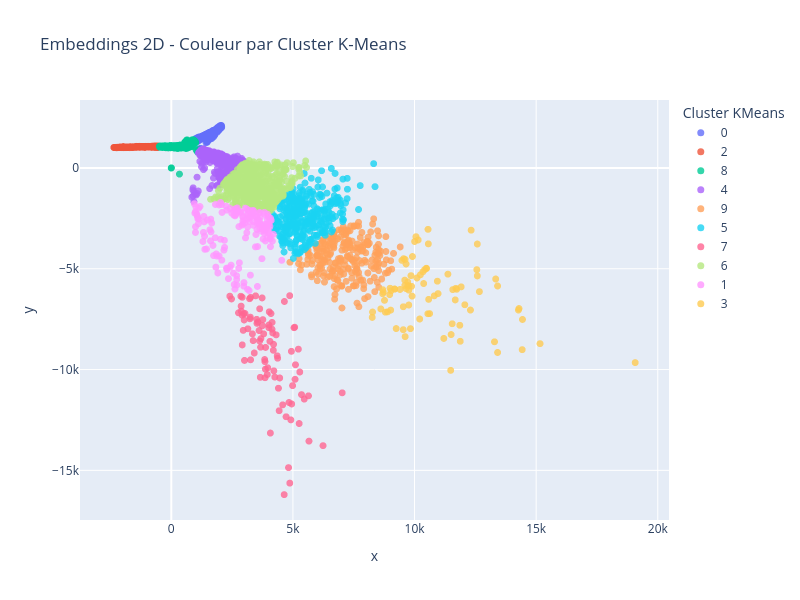

Notebook cell for this chart:
### Code cell
# Transformation inverse des postes (entiers → noms)
noms = df2.loc[X.index, "Joueur"]
postes_reels = label_encoder.inverse_transform(y_encoded)

df_visu = pd.DataFrame({
    "x": embeddings[:, 0],
    "y": embeddings[:, 1],
    "Poste réel": postes_reels,
    "Cluster KMeans": cluster_labels.astype(str), 
    "Joueur": noms.values
})

fig2 = px.scatter(
    df_visu, x="x", y="y",
    color="Cluster KMeans",
    hover_name="Joueur",
    title="Embeddings 2D - Couleur par Cluster K-Means",
    width=800, height=600
)
fig2.update_traces(marker=dict(size=7, opacity=0.8))
fig2.show()

### Figure 1 — Plotly figure (JSON) as saved in the notebook; plotly's stock layout.template omitted (floating-point values rounded to 4 significant figures; data arrays with more than 128 entries replaced by an {"elided": "..."} marker saying what was removed)
{"data": [{"hovertemplate": "<b>%{hovertext}</b><br><br>Cluster KMeans=0<br>x=%{x}<br>y=%{y}<extra></extra>", "hovertext": {"elided": "1248 str values"}, "legendgroup": "0", "marker": {"color": "#636efa", "opacity": 0.8, "size": 7, "symbol": "circle"}, "mode": "markers", "name": "0", "showlegend": true, "type": "scattergl", "x": {"elided": "1248 float values"}, "xaxis": "x", "y": {"elided": "1248 float values"}, "yaxis": "y"}, {"hovertemplate": "<b>%{hovertext}</b><br><br>Cluster KMeans=2<br>x=%{x}<br>y=%{y}<extra></extra>", "hovertext": {"elided": "846 str values"}, "legendgroup": "2", "marker": {"color": "#EF553B", "opacity": 0.8, "size": 7, "symbol": "circle"}, "mode": "markers", "name": "2", "showlegend": true, "type": "scattergl", "x": {"elided": "846 float values"}, "xaxis": "x", "y": {"elided": "846 float values"}, "yaxis": "y"}, {"hovertemplate": "<b>%{hovertext}</b><br><br>Cluster KMeans=8<br>x=%{x}<br>y=%{y}<extra></extra>", "hovertext": {"elided": "1769 str values"}, "legendgroup": "8", "marker": {"color": "#00cc96", "opacity": 0.8, "size": 7, "symbol": "circle"}, "mode": "markers", "name": "8", "showlegend": true, "type": "scattergl", "x": {"elided": "1769 float values"}, "xaxis": "x", "y": {"elided": "1769 float values"}, "yaxis": "y"}, {"hovertemplate": "<b>%{hovertext}</b><br><br>Cluster KMeans=4<br>x=%{x}<br>y=%{y}<extra></extra>", "hovertext": {"elided": "974 str values"}, "legendgroup": "4", "marker": {"color": "#ab63fa", "opacity": 0.8, "size": 7, "symbol": "circle"}, "mode": "markers", "name": "4", "showlegend": true, "type": "scattergl", "x": {"elided": "974 float values"}, "xaxis": "x", "y": {"elided": "974 float values"}, "yaxis": "y"}, {"hovertemplate": "<b>%{hovertext}</b><br><br>Cluster KMeans=9<br>x=%{x}<br>y=%{y}<extra></extra>", "hovertext": {"elided": "246 str values"}, "legendgroup": "9", "marker": {"color": "#FFA15A", "opacity": 0.8, "size": 7, "symbol": "circle"}, "mode": "markers", "name": "9", "showlegend": true, "type": "scattergl", "x": {"elided": "246 float values"}, "xaxis": "x", "y": {"elided": "246 float values"}, "yaxis": "y"}, {"hovertemplate": "<b>%{hovertext}</b><br><br>Cluster KMeans=5<br>x=%{x}<br>y=%{y}<extra></extra>", "hovertext": {"elided": "342 str values"}, "legendgroup": "5", "marker": {"color": "#19d3f3", "opacity": 0.8, "size": 7, "symbol": "circle"}, "mode": "markers", "name": "5", "showlegend": true, "type": "scattergl", "x": {"elided": "342 float values"}, "xaxis": "x", "y": {"elided": "342 float values"}, "yaxis": "y"}, {"hovertemplate": "<b>%{hovertext}</b><br><br>Cluster KMeans=7<br>x=%{x}<br>y=%{y}<extra></extra>", "hovertext": ["Antonio Adán", "Andrew", "Paulo Vítor Fagundes dos Anjos", "Gabriel Batista", "Ricardo Batista", "Rafael Bracalli", "Fabijan Buntić", "Diogo Costa", "Ignacio De Arruabarrena", "Jhonatan", "Luiz Lúcio Reis Júnior", "Daniel Leite", "Matheus", "Kosuke Nakamura", "Bruno Varela", "Odisseas Vlachodimos", "Vasilios Barkas", "Walter Benítez", "Justin Bijlow", "Jasper Cillessen", "Jeffrey De Lange", "Mickey van der Hart", "Stijn van Gassel", "Nick Olij", "Ivor Pandur", "Robbin Ruiter", "Gerónimo Rulli", "Kjell Scherpen", "Filip Stankovic", "Lars Unnerstall", "Etienne Vaessen", "Michael Verrips", "João Virgínia", "Bento", "Rafael Cabral", "Cássio", "Gabriel Chapecó", "Éverson", "Marcos Felipe", "Gabriel", "Léo Jardim", "João Paulo", "Lucas Perri", "Rafael Pires", "Cleiton Schwengber", "Tadeu", "Walter", "Wéverton", "Luis Barraza", "Roman Bürki", "Drake Callender", "Roman Celentano", "Steve Clark", "Carlos Coronel", "Stefan Frei", "Pedro Gallese", "Brad Guzan", "Kristijan Kahlina", "Zac MacMath", "Tyler Miller", "Maarten Paes", "Patrick Schulte", "Jonathan Sirois", "Dayne St. Clair", "Brad Stuver", "Yohei Takaoka", "Joe Willis", "Ryan Allsop", "Ben Amos", "Daniel Bachmann", "Jack Bonham", "Seny Dieng", "Wes Foderingham", "Angus Gunn", "Ethan Horvath", "Viktor Johansson", "Thomas Kaminski", "George Long", "Joe Lumley", "Chris Maxwell", "Arijanet Muric", "Lee Nicholls", "Max O'Leary", "Anthony Patterson", "John Ruddy", "Zack Steffen", "Ben Wilson", "Freddie Woodman"], "legendgroup": "7", "marker": {"color": "#FF6692", "opacity": 0.8, "size": 7, "symbol": "circle"}, "mode": "markers", "name": "7", "showlegend": true, "type": "scattergl", "x": [4649.0, 4097.0, 3849.0, 3258.0, 3610.0, 2911.0, 3250.0, 5354.0, 3671.0, 3838.0, 3869.0, 5072.0, 5088.0, 4458.0, 3411.0, 3466.0, 4195.0, 3146.0, 3257.0, 3963.0, 4578.0, 2871.0, 4839.0, 5659.0, 4719.0, 2475.0, 3733.0, 3335.0, 3658.0, 2995.0, 4254.0, 3632.0, 2405.0, 3219.0, 5281.0, 4938.0, 2764.0, 3947.0, 4216.0, 3682.0, 3559.0, 3509.0, 4355.0, 4143.0, 3798.0, 4949.0, 3875.0, 5105.0, 4868.0, 3853.0, 4203.0, 2874.0, 4311.0, 2916.0, 3027.0, 2858.0, 4137.0, 3525.0, 4008.0, 4434.0, 3764.0, 4014.0, 4169.0, 3634.0, 4986.0, 3745.0, 3365.0, 6237.0, 3233.0, 5224.0, 2915.0, 5256.0, 4056.0, 5046.0, 4820.0, 4073.0, 4027.0, 3009.0, 4642.0, 2957.0, 7026.0, 2977.0, 4371.0, 5466.0, 4871.0, 5640.0, 4405.0, 4915.0], "xaxis": "x", "y": [-6622.0, -7222.0, -9605.0, -9516.0, -8065.0, -7303.0, -7398.0, -11240.0, -8891.0, -9503.0, -9980.0, -7898.0, -10480.0, -10420.0, -9178.0, -6343.0, -9045.0, -7977.0, -6421.0, -9910.0, -11750.0, -6852.0, -11630.0, -13550.0, -12340.0, -6497.0, -6445.0, -8230.0, -10380.0, -7539.0, -10370.0, -8581.0, -6358.0, -6486.0, -10120.0, -9096.0, -7186.0, -10250.0, -10060.0, -8467.0, -7640.0, -7509.0, -9322.0, -7660.0, -8232.0, -11710.0, -8901.0, -9761.0, -6333.0, -10410.0, -8747.0, -7099.0, -8279.0, -8776.0, -7216.0, -6362.0, -7996.0, -7708.0, -7920.0, -12040.0, -7523.0, -7785.0, -8183.0, -6986.0, -10800.0, -7823.0, -8563.0, -13770.0, -7482.0, -8988.0, -6415.0, -12680.0, -8600.0, -7924.0, -14870.0, -13150.0, -7135.0, -9546.0, -16200.0, -8056.0, -11150.0, -7233.0, -9439.0, -11470.0, -15630.0, -11300.0, -10930.0, -12500.0], "yaxis": "y"}, {"hovertemplate": "<b>%{hovertext}</b><br><br>Cluster KMeans=6<br>x=%{x}<br>y=%{y}<extra></extra>", "hovertext": {"elided": "589 str values"}, "legendgroup": "6", "marker": {"color": "#B6E880", "opacity": 0.8, "size": 7, "symbol": "circle"}, "mode": "markers", "name": "6", "showlegend": true, "type": "scattergl", "x": {"elided": "589 float values"}, "xaxis": "x", "y": {"elided": "589 float values"}, "yaxis": "y"}, {"hovertemplate": "<b>%{hovertext}</b><br><br>Cluster KMeans=1<br>x=%{x}<br>y=%{y}<extra></extra>", "hovertext": {"elided": "166 str values"}, "legendgroup": "1", "marker": {"color": "#FF97FF", "opacity": 0.8, "size": 7, "symbol": "circle"}, "mode": "markers", "name": "1", "showlegend": true, "type": "scattergl", "x": {"elided": "166 float values"}, "xaxis": "x", "y": {"elided": "166 float values"}, "yaxis": "y"}, {"hovertemplate": "<b>%{hovertext}</b><br><br>Cluster KMeans=3<br>x=%{x}<br>y=%{y}<extra></extra>", "hovertext": ["Sebastián Coates", "Álex Grimaldo", "Gonçalo Inácio", "Iván Marcano", "Nicolás Otamendi", "Matheus Reis", "Filipe Relvas", "Aderlan Santos", "António Silva", "Edson Álvarez", "Sam Beukema", "Jordy Clasie", "Lutsharel Geertruida", "Dávid Hancko", "Pantelis Hatzidiakos", "Thom Haye", "Orkun Kökçü", "Michael Pinto", "Robin Pröpper", "Tijjani Reijnders", "Gijs Smal", "Jurriën Timber", "Joey Veerman", "Ramiz Zerrouki", "Caio Alexandre", "André", "Fabrício Bruno", "Juninho Capixaba", "Luciano Castán", "Alan Empereur", "Marlon Freitas", "Marlon", "Léo Pereira", "Rafinha", "Thiago Almada", "Andreu Fontàs", "Carles Gil", "Justen Glad", "Héctor Herrera", "Jack Maher", "Thiago Martins", "Steven Moreira", "João Paulo Mior", "Riqui Puig", "Jackson Ragen", "Rodrigues", "David Romney", "Connor Ronan", "Ranko Veselinović", "Joel Waterman", "Max Aarons", "Danny Batth", "Jordan Beyer", "Ben Cabango", "Josh Cullen", "Harry Darling", "John Egan", "Morgan Fox", "Jacob Greaves", "Matt Grimes", "Grant Hanley", "Taylor Harwood-Bellis", "Jonny Howson", "Dominic Hyam", "Ryan John Giles", "Alfie Jones", "Darragh Lenihan", "Ian Maatsen", "Ryan Manning", "Kenny McLean", "Perry Ng", "Oliver Norwood", "Luke O'Nien", "Dara O'Shea", "Andrew Omobamidele", "Max Power", "Connor Roberts", "Jean Seri", "Tommy Smith", "Conor Townsend", "Zak Vyner", "Jack Whatmough", "Ben Wilmot", "Ryan Wintle", "Nathan Wood-Gordon"], "legendgroup": "3", "marker": {"color": "#FECB52", "opacity": 0.8, "size": 7, "symbol": "circle"}, "mode": "markers", "name": "3", "showlegend": true, "type": "scattergl", "x": [10550.0, 9914.0, 12300.0, 8695.0, 11860.0, 11370.0, 8765.0, 8613.0, 10810.0, 12580.0, 9480.0, 10100.0, 10480.0, 12070.0, 9652.0, 9765.0, 11700.0, 9551.0, 8718.0, 10060.0, 10370.0, 14270.0, 9724.0, 10940.0, 10000.0, 12670.0, 11500.0, 8995.0, 9763.0, 8274.0, 10350.0, 9601.0, 10970.0, 8978.0, 10550.0, 10620.0, 10150.0, 9537.0, 9900.0, 8689.0, 9186.0, 10580.0, 10240.0, 12580.0, 9246.0, 9179.0, 9020.0, 9769.0, 9598.0, 8891.0, 12330.0, 9034.0, 13340.0, 15160.0, 14290.0, 10570.0, 9537.0, 9613.0, 9720.0, 19070.0, 11570.0, 14430.0, 11730.0, 13290.0, 9610.0, 10210.0, 13410.0, 12560.0, 11920.0, 10490.0, 8801.0, 11490.0, 9832.0, 11880.0, 10420.0, 11550.0, 14440.0, 9855.0, 9879.0, 9403.0, 11200.0, 8260.0, 11670.0, 9651.0, 13410.0], "xaxis": "x", "y": [-7231.0, -4393.0, -7049.0, -6037.0, -7803.0, -5266.0, -6567.0, -6990.0, -6344.0, -5354.0, -4583.0, -5456.0, -4973.0, -6785.0, -5985.0, -6058.0, -5969.0, -4499.0, -6155.0, -3409.0, -5731.0, -7047.0, -5828.0, -5616.0, -3647.0, -6133.0, -8263.0, -5964.0, -6798.0, -7146.0, -5148.0, -5830.0, -6233.0, -6281.0, -3043.0, -7223.0, -3571.0, -6884.0, -6355.0, -6238.0, -6009.0, -6518.0, -5298.0, -3772.0, -7966.0, -6003.0, -7050.0, -5847.0, -5562.0, -7138.0, -3085.0, -6091.0, -5506.0, -8715.0, -6972.0, -3765.0, -8022.0, -8366.0, -5656.0, -9655.0, -6032.0, -9013.0, -6018.0, -8622.0, -4535.0, -7492.0, -9152.0, -5044.0, -5898.0, -4986.0, -7152.0, -10040.0, -7971.0, -8598.0, -5042.0, -7728.0, -7515.0, -5342.0, -5870.0, -6027.0, -8456.0, -7412.0, -6545.0, -4762.0, -5855.0], "yaxis": "y"}], "layout": {"height": 600, "legend": {"title": {"text": "Cluster KMeans"}, "tracegroupgap": 0}, "title": {"text": "Embeddings 2D - Couleur par Cluster K-Means"}, "width": 800, "xaxis": {"anchor": "y", "domain": [0, 1], "title": {"text": "x"}}, "yaxis": {"anchor": "x", "domain": [0, 1], "title": {"text": "y"}}}}
